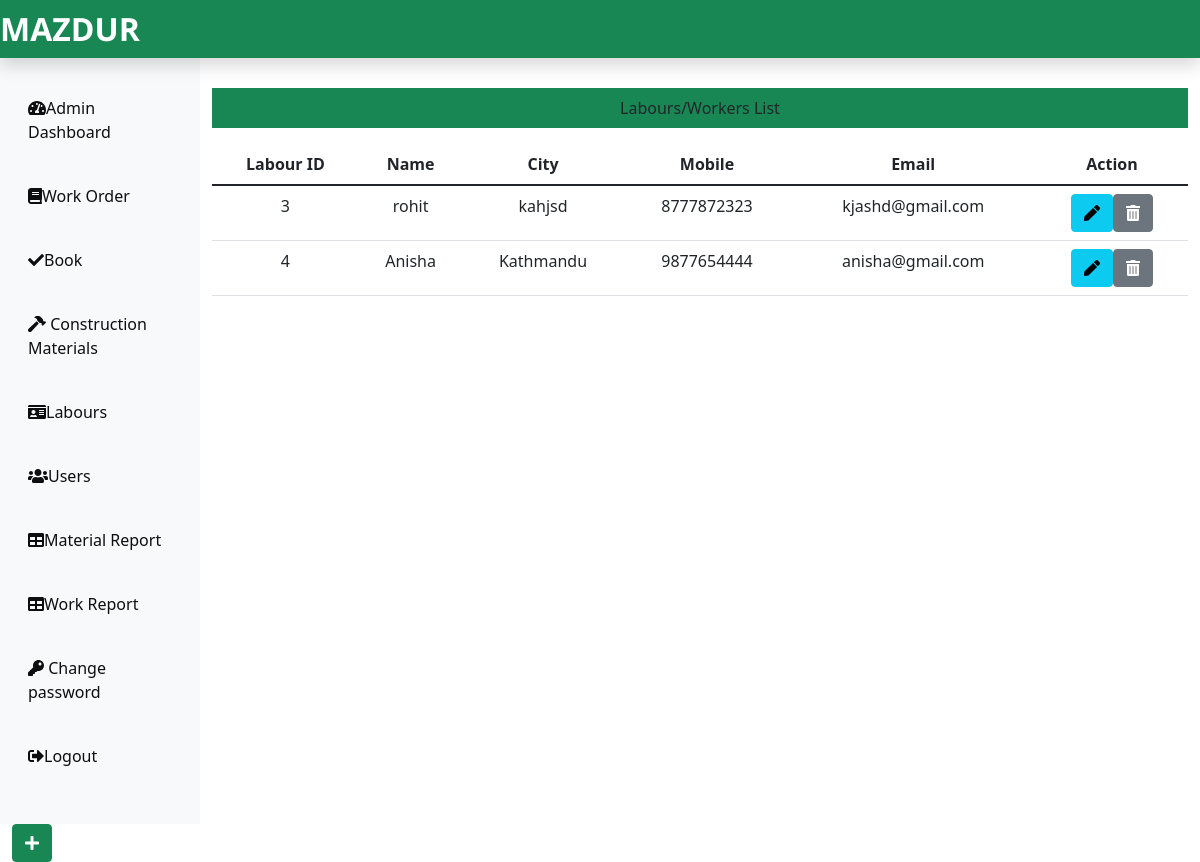
Screenshot of /Admin/labours.php (signed in) with the database file from the repository.
### tables this page shows
CREATE TABLE `labours_tb` (
  `empid` int(11) NOT NULL,
  `empName` varchar(60) NOT NULL,
  `empCity` varchar(60) NOT NULL,
  `empMobile` bigint(20) NOT NULL,
  `empEmail` varchar(60) NOT NULL
);

### Admin/labours.php (the view, shortened to what this page needs)
<?php
include('includes/header.php');
include('../dbConnection.php');
?>
<div class="col-sm-9 col-md-10 mt-5 text-center">
    <p class="bg-success text-White p-2">Labours/Workers List</p>
<?php
$sql ="SELECT * FROM labours_tb";
$result = $conn->query($sql);
if($result->num_rows > 0){
  echo '<table class="table">';
  echo '<thead>';
  echo '<tr>';
  echo '<th scope="col">Labour ID</th>';
  echo '<th scope="col">Name</th>';
  echo '<th scope="col">City</th>';
  echo '<th scope="col">Mobile</th>';
  echo '<th scope="col">Email</th>';
  echo '<th scope="col">Action</th>';
  echo '</tr>';
  echo '</thead>';
  echo '<tbody>';
    while ($row = $result->fetch_assoc()){
        echo '<tr>';
        echo '<td>'.$row['empid'].'</td>';
        echo '<td>'.$row['empName'].'</td>';
        echo '<td>'.$row['empCity'].'</td>';
        echo '<td>'.$row['empMobile'].'</td>';
        echo '<td>'.$row['empEmail'].'</td>';
        echo '<td>';
        echo '<form action="editlabours.php" method="POST" class="d-inline mr-2">';
        echo '<input type="hidden" name="id" value='.$row['empid'].'><button class="btn btn-info mr-3" name="edit" value="Edit" type="submit"><i class="fas fa-pen"></i></button>';
        echo '</form>';
        echo '<form action="" method="POST" class="d-inline">';
        echo '<input type="hidden" name="id" value='.$row['empid'].'><button class="btn btn-secondary" name="remove" value="Remove"><i class="fas fa-trash-alt"></i></button>';
        echo '</form>';
        echo '</td>';
        echo '</tr>';
    }
  echo '</table>';
}else{
    echo '0 Result';
}
?>
</div>
    </div>
    <div class="float-right">
    <a href="addlabours.php" class="btn btn-success" >
    <i class="fas fa-plus "></i></a></div>
        </div>
</body>
</html>

### rows the page displays
labours_tb: empid "3", empName "rohit", empCity "kahjsd", empMobile "8777872323", empEmail "kjashd@gmail.com"
labours_tb: empid "4", empName "Anisha", empCity "Kathmandu", empMobile "9877654444", empEmail "anisha@gmail.com"
